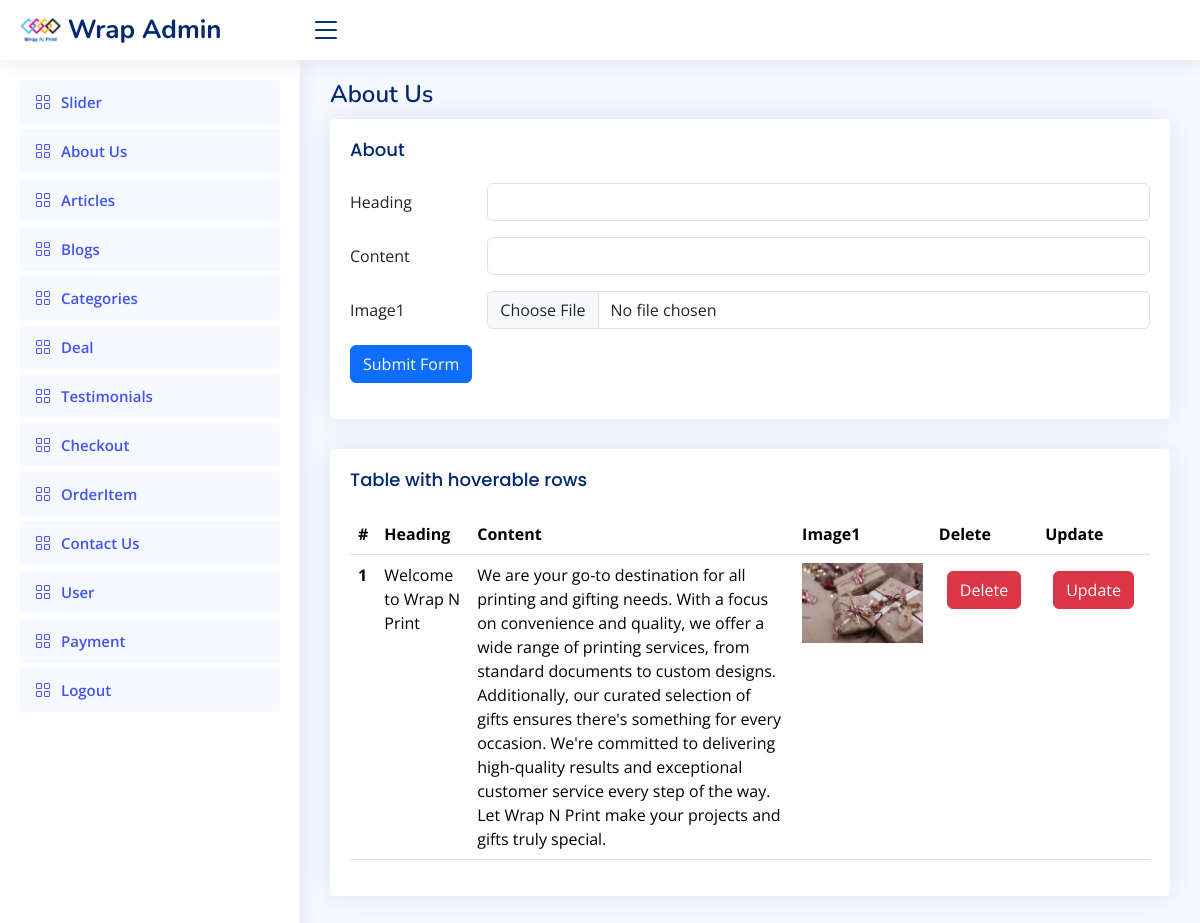
/panel/about/ (signed in), run on the app's committed database.
### panel/models.py (models this page shows)
class about(models.Model):
    heading=models.CharField(max_length=20)
    content=models.CharField(max_length=20)
    img1=models.ImageField(upload_to="images/",blank=True,null=True)

### panel/views.py (the view, shortened to what this page needs)
# urls.py: path('about/',main5),
def main5(request):
    queryset=about.objects.all()
    context={'about':queryset}
    return render(request,'about.html',context)

### panel/templates/about.html (shortened to what this page needs)
{% extends 'header1.html'%}
{% block content %}
  <main id="main" class="main">
    <div class="pagetitle">
      <h1>About Us</h1>
    </div>
    <section class="section">
      <div class="row">
        <div class="col-lg-12">
          <div class="card">
            <div class="card-body">
              <h5 class="card-title">About</h5>
              <form method="POST" action="" enctype="multipart/form-data">
                <div class="row mb-3">
                  <label for="inputText"  class="col-sm-2 col-form-label">Heading</label>
                  <div class="col-sm-10">
                    <input type="name" name="heading" class="form-control">
                  </div>
                </div>
                <div class="row mb-3">
                    <label for="inputText"  class="col-sm-2 col-form-label">Content</label>
                    <div class="col-sm-10">
                      <input type="name" name="content" class="form-control">
                    </div>
                  </div>
                <div class="row mb-3">
                  <label for="inputNumber" class="col-sm-2 col-form-label">Image1</label>
                  <div class="col-sm-10">
                    <input class="form-control" name="img1" type="file" id="formFile">
                  </div>
                </div>
                <div class="row mb-3">
                  <div class="col-sm-10">
                    <button type="submit" name="submit" class="btn btn-primary">Submit Form</button>
                  </div>
                </div>
              </form>
            </div>
          </div>
          <div class="card">
            <div class="card-body">
              <h5 class="card-title">Table with hoverable rows</h5>
              <div class="table-responsive">
              <table class="table table-hover">
                <thead>
                  <tr>
                    <th scope="col">#</th>
                    <th scope="col">Heading</th>
                    <th scope="col">Content</th>
                    <th scope="col">Image1</th>
                    <th scope="col">Delete</th>
                    <th scope="col">Update</th>
                  </tr>
                </thead>
                <tbody>
                  {% for variable in about %}
                  <tr >
                  <th scope="row">1</th>
                  <td>{{variable.heading}}</td>
                  <td>{{variable.content}}</td>
                  <td><img src="../../media/{{variable.img1}}" width="100%"></td>
                  <td><a href="/panel/deleterow4/{{variable.id}}/" class="btn btn-danger m-2">Delete</a></td>
                  <td><a href="/panel/aboutup/{{variable.id}}/" class="btn btn-danger m-2">Update</a></td>
                  </tr>
                  {% endfor %}
                </tbody>
              </table>
              </div>
            </div>
          </div>
        </div>
      </div>
    </section>
  </main>
  {% endblock %}

### panel/static/assets/css/style.css (style rules this page uses)
:root { scroll-behavior: smooth; }
body { font-family: "Open Sans", sans-serif; background: #f6f9ff; color: #444444; }
a { color: #4154f1; text-decoration: none; }
h1, h2, h3, h4, h5, h6 { font-family: "Nunito", sans-serif; }
#main { margin-top: 60px; padding: 20px 30px; transition: all 0.3s; }
.pagetitle { margin-bottom: 10px; }
.pagetitle h1 { font-size: 24px; margin-bottom: 0; font-weight: 600; color: #012970; }
.card { margin-bottom: 30px; border: none; border-radius: 5px; box-shadow: 0px 0 30px rgba(1, 41, 112, 0.1); }
.card-title { padding: 20px 0 15px 0; font-size: 18px; font-weight: 500; color: #012970; font-family: "Poppins", sans-serif; }
.card-body { padding: 0 20px 20px 20px; }
@media (min-width: 1200px) { #main, #footer { margin-left: 300px; } }

### data on the page
about: heading "Welcome to Wrap N Print", content "We are your go-to destination for all printing and gifting needs. With a focus on convenience and quality, we offer a wide range of printing services, from standard documents to custom designs. Additionally, our curated selection of gifts ensures there's something for every occasion. We're committed to delivering high-quality results and exceptional customer service every step of the way. Let Wrap N Print make your projects and gifts truly special.", img1 (picture)
